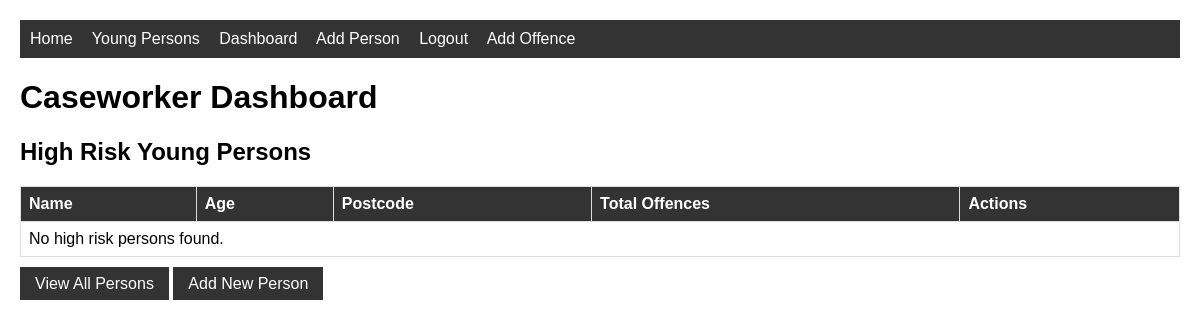
The app's page /dashboard/ (signed in), older data.
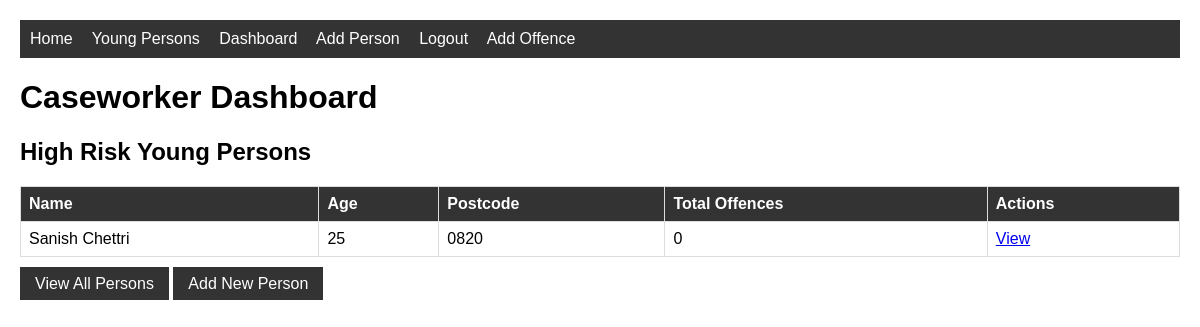
The same page, newer data.
### justice/models.py (models this page shows, shortened)
class YoungPerson(models.Model):
    RISK_CHOICES = [
        ('low', 'Low'),
        ('medium', 'Medium'),
        ('high', 'High'),
    ]
    first_name = models.CharField(max_length=100)
    last_name = models.CharField(max_length=100)
    date_of_birth = models.DateField()
    gender = models.CharField(max_length=20)
    postcode = models.CharField(max_length=10)
    risk_level = models.CharField(max_length=10, choices=RISK_CHOICES)
    objects = models.Manager()
    high_risk = HighRiskManager()
    caseworkers = models.ManyToManyField(CaseWorker, blank=True)
    @property
    def age(self):
        from datetime import date
        today = date.today()
        return today.year - self.date_of_birth.year

### justice/views.py (the view)
# urls.py: path('dashboard/', views.CaseWorkerDashboardView.as_view(), name='dashboard'),
class CaseWorkerDashboardView(LoginRequiredMixin, ListView):
    model = YoungPerson
    template_name = 'justice/dashboard.html'
    context_object_name = 'youngpeople'
    def get_queryset(self):
        return YoungPerson.high_risk.prefetch_related(
            'caseworkers', 'offences'
        ).annotate(offence_count=Count('offences'))

### justice/models.py (called while the page is built)
    def get_queryset(self):
        return super().get_queryset().filter(risk_level='high')

### justice/templates/justice/dashboard.html
{% extends 'justice/base.html' %}
{% block content %}
<h1>Caseworker Dashboard</h1>
<h2>High Risk Young Persons</h2>
<table>
    <tr>
        <th>Name</th>
        <th>Age</th>
        <th>Postcode</th>
        <th>Total Offences</th>
        <th>Actions</th>
    </tr>
    {% for person in youngpeople %}
    <tr>
        <td>{{ person.first_name }} {{ person.last_name }}</td>
        <td>{{ person.age }}</td>
        <td>{{ person.postcode }}</td>
        <td>{{ person.offences.count }}</td>
        <td>
            <a href="{% url 'justice:youngperson-detail' person.pk %}">View</a>
        </td>
    </tr>
    {% empty %}
    <tr>
        <td colspan="5">No high risk persons found.</td>
    </tr>
    {% endfor %}
</table>
<br>
<a href="{% url 'justice:youngperson-list' %}" class="btn">View All Persons</a>
<a href="{% url 'justice:youngperson-create' %}" class="btn">Add New Person</a>
{% endblock %}

Row changes from the older to the newer data that the page shows:
added YoungPerson: first_name "Sanish", last_name "Chettri", age "25", postcode "0820", offences.count "0"
Text that changed along with them:
text no longer shown: "No high risk persons found."
